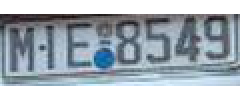
#> input picture coins.jpg.png, 120 x 50 px, found by its file name (shown 2 times larger)
$ python drawgrids.py
#> lines starting #> are read from the running program, lines starting #| are printed output that depends on the picture
from PIL import Image,ImageDraw
import numpy as np
def draw_grids(img_name,no_of_rows,no_of_cols):
#> called with no_of_rows = 6, no_of_cols = 14
    img = Image.open(img_name)
#> img is the input picture: PIL image 120x50 RGBA; mean R, G, B, A 164.5, 174.4, 182.7, 183.6
    draw = ImageDraw.Draw(img)
    x_start = 0
    y_start =0
    width = img.width
#> width = 120
    height = img.height
#> height = 50
    x_end = width
#> x_end = 120
    y_end = height
#> y_end = 50
    fill = (0,255,0) # change the color of the line in RGB format here
    x_vals = np.linspace(0,width,num= no_of_cols+1)
    for x in x_vals:
        line = ((x, y_start), (x, y_end))
        draw.line(line, fill=fill)
    line = ((x_end-1, y_start), (x_end-1, y_end))
#> line = ((119, 0), (119, 50))
    draw.line(line, fill=fill)
    y_vals = np.linspace(0,height,num= no_of_rows+1)
#> y_vals = [0, 8.33, 16.67, 25, 33.33, 41.67, 50]
    #print(y_vals)
    for y in y_vals:
        line = ((x_start, y), (x_end, y))
        draw.line(line, fill=fill)
    line = ((x_start, y_end-1), (x_end, y_end-1))
    draw.line(line, fill=fill)
    img.show()
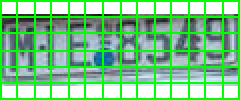
#> shown: PIL image 120x50 RGBA (shown 2 times larger); mean R, G, B, A 123.9, 194.5, 137.7, 201.4; transparent parts drawn white

img_path = "D:\\Education\\Others\\LPR project\\coins.jpg.png"
draw_grids(img_path,6,14) #no of rows and columns
